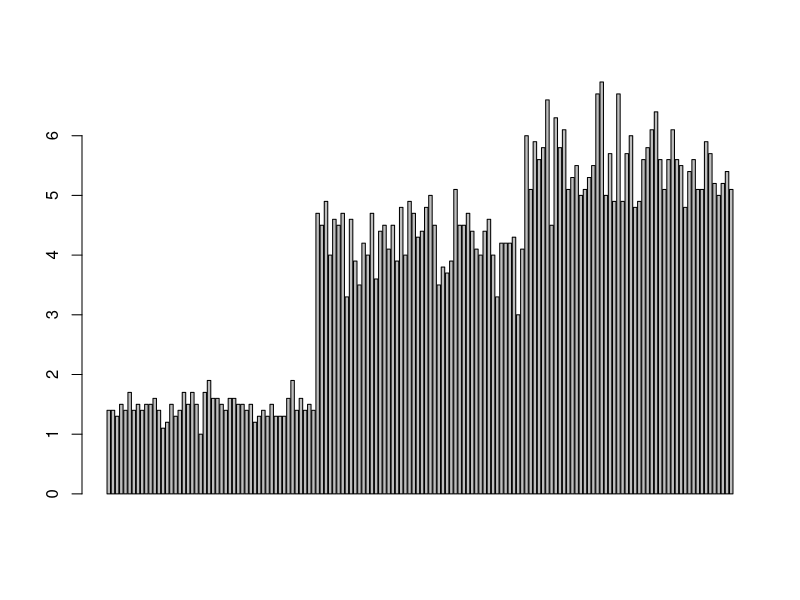
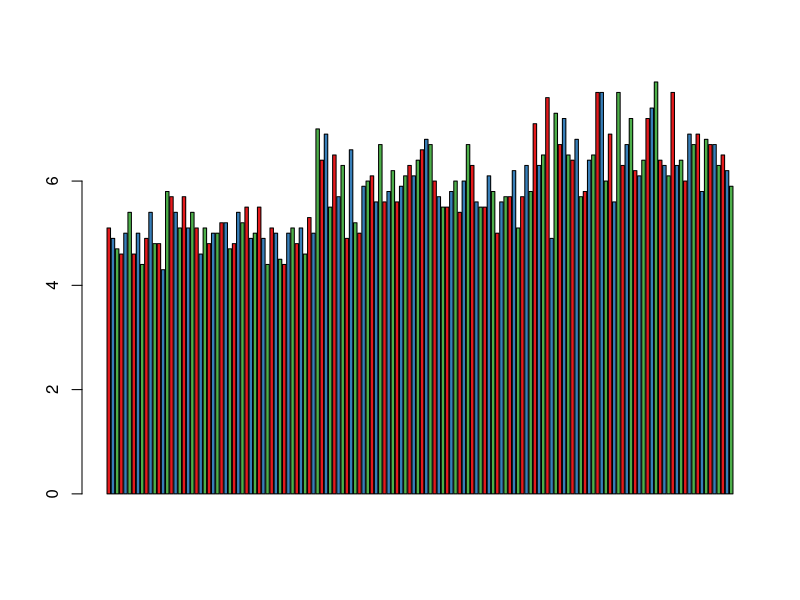
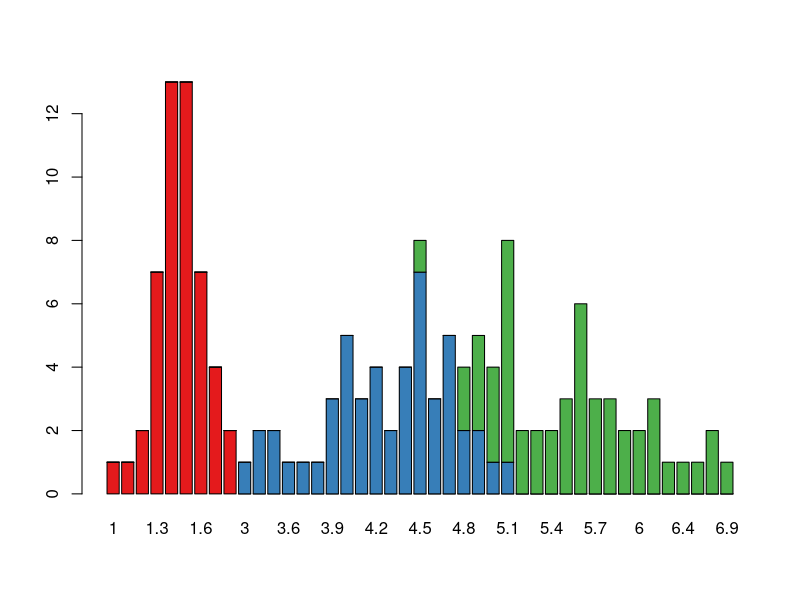

Recreate these plots in R, in order.
#1
library(datasets)
barplot(iris$Petal.Length)

#2
library("RColorBrewer")
barplot(iris$Sepal.Length, col=brewer.pal(3,"Set1"))
barplot(table(iris$Species, iris$Petal.Length), col=brewer.pal(3,"Set1"))
